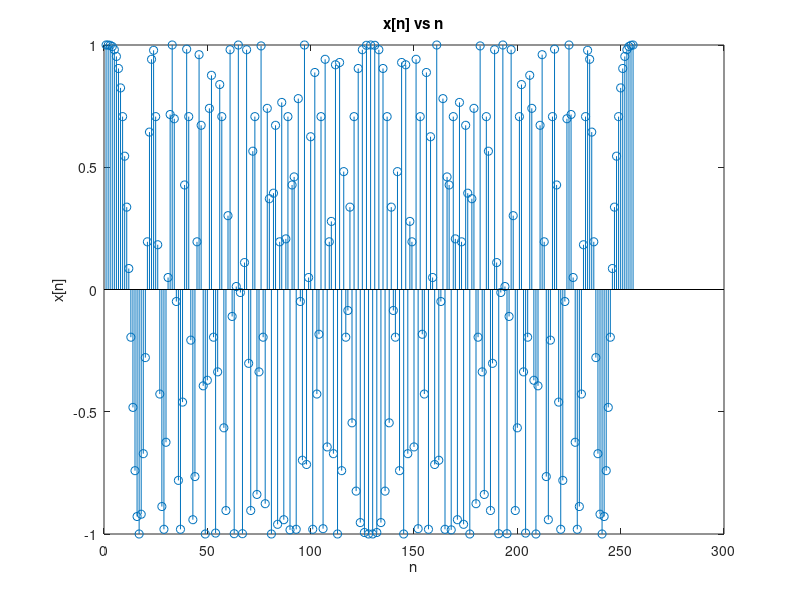
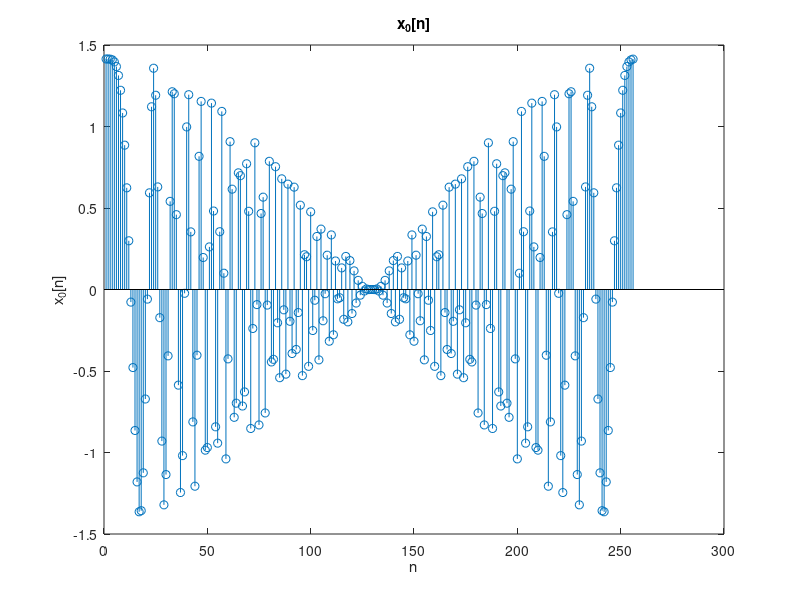
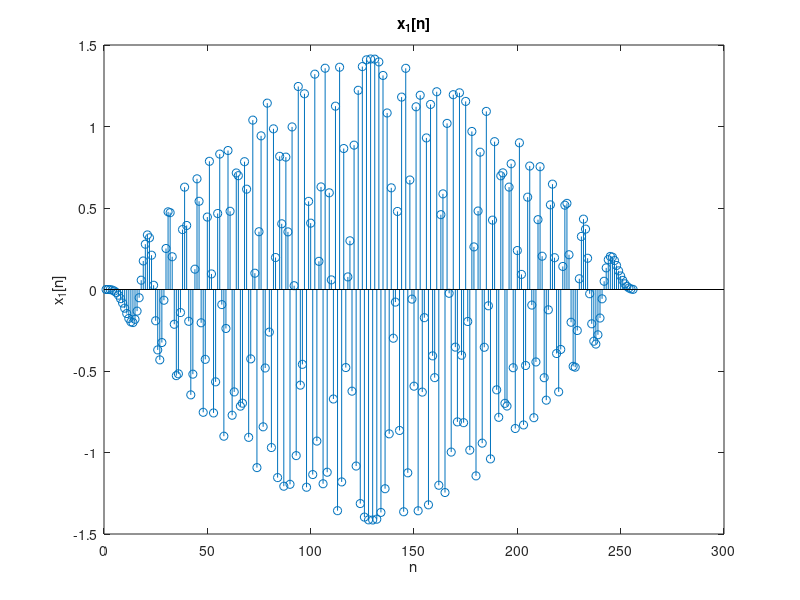
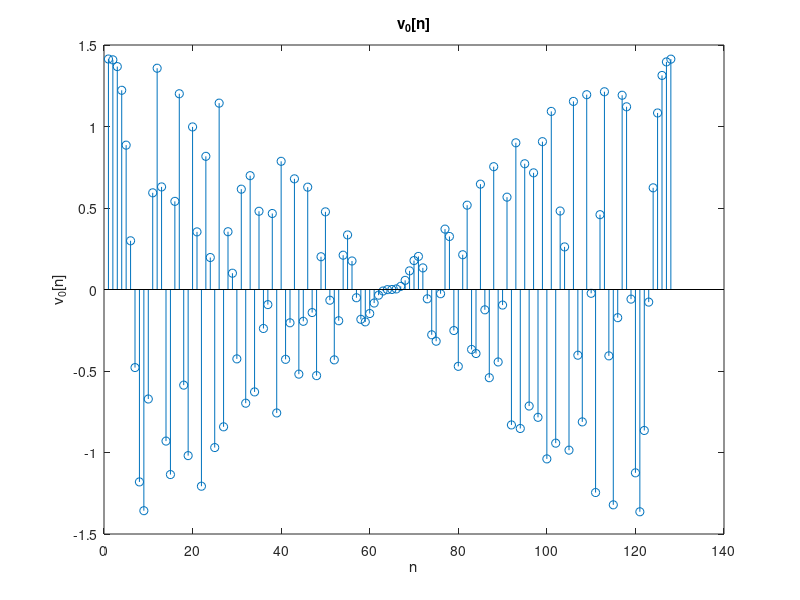

Here is the MATLAB script that generated these plots, in order:
n=[0:255];
x_n=zeros(1,256);
x_n(1:256)=cos((pi/256).*n.^2);

figure();
stem(x_n);
title("x[n] vs n")
xlabel("n")
ylabel("x[n]")


h_0=zeros(1,256);
h_0(1)=1/sqrt(2);
h_0(2)=1/sqrt(2);

h_1=zeros(1,256);
h_1(1)=1/sqrt(2);
h_1(2)=-1/sqrt(2);

H0_z=fft(h_0);
H1_z=fft(h_1);
F0_z=flip(H0_z);
F1_z=-flip(H1_z);

X0_z=H0_z.*fft(x_n);
X1_z=H1_z.*fft(x_n);


f_1=ifft(F1_z);
f_0=ifft(F0_z);

x0n=ifft(X0_z);
x1n=ifft(X1_z);

%x0n=conv(h_0,x_n);
%x1n=conv(x_n,h_1);

figure();
stem(x0n);
title("x_0[n]")
xlabel("n")
ylabel("x_0[n]")


figure();
stem(x1n);
title("x_1[n]")
xlabel("n")
ylabel("x_1[n]")

v0=zeros(1,128);
for n =1:128
    v0(n)=x0n(2*n);
end

figure();
stem(v0);
title("v_0[n]")
xlabel("n")
ylabel("v_0[n]")

v1=zeros(1,128);
for n =1:128
    v1(n)=x1n(2*n);
end

figure();
stem(v1);
title("v_1[n]")
xlabel("n")
ylabel("v_1[n]")

y0=zeros(1,256);
for n =1:256
    if mod(n,2)==0
        y0(n)=v0(n./2);
    else
        y0(n)=0;
    end
end

figure();
stem(y0);
title("y_0[n]")
xlabel("n")
ylabel("y_0[n]")

y1=zeros(1,256);
for n =1:256
    if mod(n,2)==0
        y1(n)=v1(n/2);
    else
        y1(n)=0;
    end
end

figure();
stem(y1);
title("y_1[n]")
xlabel("n")
ylabel("y_1[n]")

Y0_z=fft(y0(1:256));
Y1_z=fft(y1(1:256));
sum=Y0_z.*F0_z+ Y1_z.*F1_z;
y=ifft(sum);

figure();
stem(y);
title("y[n] vs n")
xlabel("n")
ylabel("y[n]")




